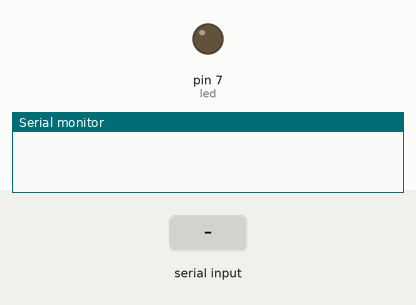
The sketch below on a simulated Arduino Uno, built with avr-gcc and run on an emulated ATmega328P. Shown: output pins drawn as LEDs (lit = HIGH), the last lines printed to the serial monitor. The test bench sets the inputs (shaded band).

Above: at 1.2 s.
1.3 s: "1" received over the second serial link
At 1.6 s:
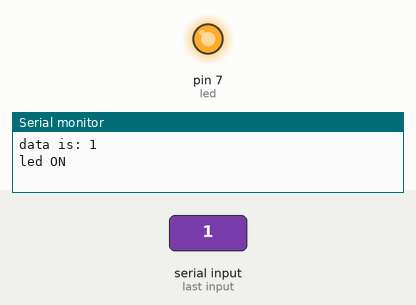
2.8 s: "0" received over the second serial link
At 4.0 s:
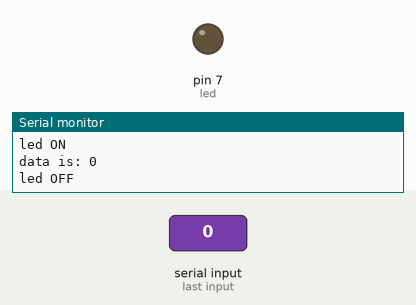
Timing chart, 0 to 5.8 s (numbered marks = the images above; inputs shaded):
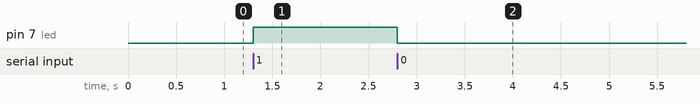

Measured:
- after the input at 1.3 s, pin 7 (led): LOW → HIGH at once
- after the input at 2.8 s, pin 7 (led): HIGH → LOW at once

The sketch:

tx_char.ino
```cpp
#include <SoftwareSerial.h>

SoftwareSerial myserial(10, 11);
int led = 7;


void setup() {
  Serial.begin(9600);
  myserial.begin(9600);
  pinMode(led, OUTPUT);

}

void loop() {

if(myserial.available())
{
  char data = myserial.read();
  Serial.print("data is: ");
  Serial.println(data);

  if(data == '1')
  {
    digitalWrite(led, HIGH);
    Serial.println("led ON");
  }

  if(data == '0')
  {
    digitalWrite(led, LOW);
    Serial.println("led OFF");
  }

}
}
```
